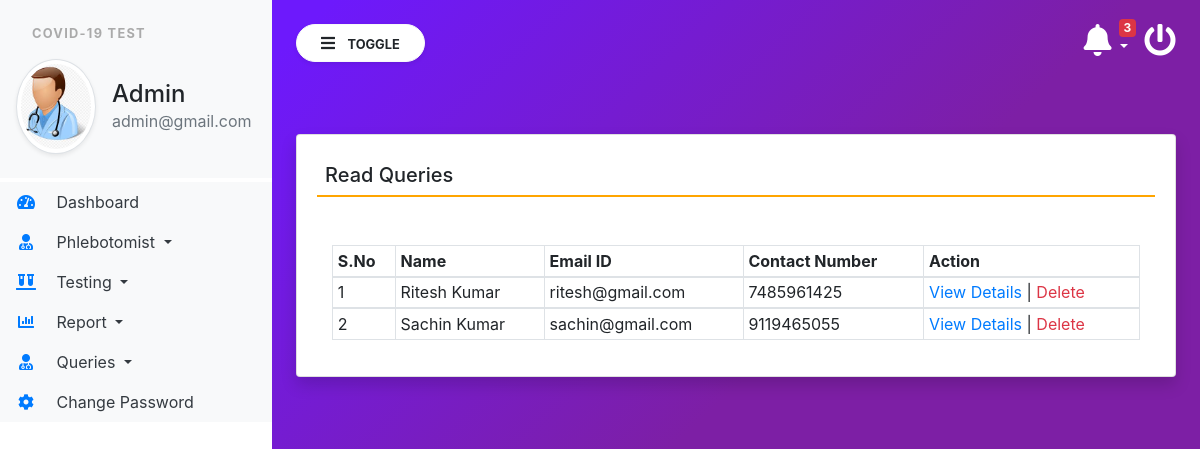
Screenshot of /read_queries (signed in) with the database file from the repository.
### covid/models.py (models this page shows, shortened)
class Contact(models.Model):
    name = models.CharField(max_length=100, null=True)
    emailid = models.CharField(max_length=50, null=True)
    contact = models.CharField(max_length=15, null=True)
    symptoms = models.CharField(max_length=150, null=True)
    message = models.CharField(max_length=300, null=True)
    msgdate = models.DateField(null=True)
    isread = models.CharField(max_length=10, null=True)

### covid/views.py (the view)
# urls.py: path('read_queries', read_queries, name='read_queries'),
def read_queries(request):
    if not request.user.is_authenticated:
        return redirect('login')
    contact = Contact.objects.filter(isread="yes")
    return render(request,'read_queries.html', locals())

### covid/templatetags/custom_tag.py (called while the page is built)
@register.filter(name = 'notification')
def notification(obj):
    test  = Testrecord.objects.filter(ReportStatus="Not Processed yet")
    return test

@register.simple_tag()
def notificationcount(*args, **kwargs):
    testcount  = Testrecord.objects.filter(ReportStatus="Not Processed yet").count()
    return testcount

### covid/templates/read_queries.html
{% extends 'admin_base.html' %}
{% block main  %}
<div class="card shadow mt-5">
    <div class="card-body">
        <h5 class="p-2" style="border-bottom: 2px solid orange;">Read Queries </h5>
        <div class="container-fluid mt-5">
            <table class="table table-bordered table-sm" id="example">
                <thead>
                <tr>
                    <th>S.No</th>
                    <th>Name</th>
                    <th>Email ID</th>
                    <th>Contact Number</th>
                    <th>Action</th>
                </tr>
                </thead>
                {% for i in contact %}
                <tbody>
                <tr>
                    <td>{{forloop.counter}}</td>
                    <td>{{i.name}}</td>
                    <td>{{i.emailid}}</td>
                    <td>{{i.contact}}</td>
                    <td><a href="{% url 'view_queries' i.id %}" class="text-primary">View Details</a> |
                        <a href="{% url 'delete_contact' i.id %}" class="text-danger"
                           onclick="return confirm('Are you sure to delete this Queries ?')">Delete</a></td>
                </tr>
                {% endfor %}
                </tbody>
            </table>
        </div>
    </div>
</div>
{% endblock %}

### covid/templates/admin_base.html (shortened to what this page needs)
{% load static %}
{% load custom_tag %}
<html lang="en">
<head>
    <link rel="stylesheet" href="https://maxcdn.bootstrapcdn.com/bootstrap/4.3.1/css/bootstrap.min.css">
    <link rel="stylesheet" href="https://use.fontawesome.com/releases/v5.6.3/css/all.css"
>
    <link rel="stylesheet" type="text/css" href="{% static 'css/sidebar.css' %}">
</head>
<body>
<div class="vertical-nav bg-white" id="sidebar">
    <div class="py-4 px-3 mb-1 bg-light">
        <p class="font-weight-bold text-uppercase px-3 small dashboard-text">Covid-19 Test</p>
        <div class="media d-flex align-items-center">
            <img src="{% static 'images/admin.jpg' %}" width="80" height="80"
                 class="mr-3 rounded-circle img-thumbnail shadow-sm">
            <div class="media-body">
                <h4 class="mb-0">Admin</h4>
                <p class="text-muted mb-0">{{request.user.email}}</p>
            </div>
        </div>
    </div>
    <ul class="nav flex-column bg-white">
        <li class="nav-item">
            <a href="{% url 'admin_home' %}" class="nav-link text-dark bg-light">
                <i class="fas fa-tachometer-alt fa-fw mr-3 text-primary"></i>
                Dashboard
            </a>
        </li>
        <li class="nav-item dropdown">
            <a class="nav-link dropdown-toggle text-dark bg-light" href="#" id="navbardrop" data-toggle="dropdown">
                <i class="fas fa-user-md mr-3 text-primary fa-fw"></i> Phlebotomist
            </a>
        </li>
        <li class="nav-item dropdown">
            <a class="nav-link dropdown-toggle text-dark bg-light" href="#" id="navbardrop" data-toggle="dropdown">
                <i class="fas fa-vials mr-3 text-primary fa-fw"></i> Testing
            </a>
        </li>
        <li class="nav-item dropdown">
            <a class="nav-link dropdown-toggle text-dark bg-light" href="#" id="navbardrop" data-toggle="dropdown">
                <i class="fas fa-chart-bar mr-3 text-primary fa-fw"></i> Report
            </a>
        </li>
        <li class="nav-item dropdown">
            <a class="nav-link dropdown-toggle text-dark bg-light" href="#" id="navbardrop" data-toggle="dropdown">
                <i class="fas fa-user-md mr-3 text-primary fa-fw"></i> Queries
            </a>
        </li>
        <li class="nav-item">
            <a href="{% url 'changePassword' %}" class="nav-link text-dark bg-light">
                <i class="fas fa-cog mr-3 text-primary fa-fw"></i>
                Change Password
            </a>
        </li>
    </ul>
</div>
<div class="page-content p-4" id="content">
    <a href="/logout" title="logout" class="float-right text-white"><i class="fas fa-power-off fa-2x"></i></a>
    <div class="container">
        <div class="dropdown">
    <a href="" class="float-right text-white pr-3 dropdown-toggle" id="menu1" data-toggle="dropdown"><span class="badge badge-danger">{% notificationcount %}</span><i class="fas fa-bell fa-2x"> </i>
    </a>
    </div>
        </div>
    <button id="sidebarCollapse" type="button" class="btn btn-light bg-white rounded-pill shadow-sm px-4 mb-4">
        <i class="fas fa-bars mr-2"></i>
        <small class="text-uppercase font-weight-bold">Toggle</small>
    </button>
    {% block main %}
    {% endblock %}
</div>
</body>
</html>

### covid/static/css/sidebar.css (style rules this page uses)
body { background-image : linear-gradient(135.9deg,rgba(109,25,252,1) 16.4%,rgba(125,31,165,1) 56.1%); min-height:100vh; }
.vertical-nav { min-width : 17rem; width : 17rem; height:100vh; position:fixed; top:0; left:0; transition: all 0.4s; }
.page-content { width:calc(100% - 17rem); margin-left:17rem; transition:all 0.4s; }
.dashboard-text { letter-spacing : 0.1em; color : #aaa; }
.badge { position: absolute; top: -5px; right: 25px; }

### rows the page displays
Contact: name "Ritesh Kumar", emailid "ritesh@gmail.com", contact "7485961425"
Contact: name "Sachin Kumar", emailid "sachin@gmail.com", contact "9119465055"

### other values shown
{{ request.user.email }} "admin@gmail.com"
